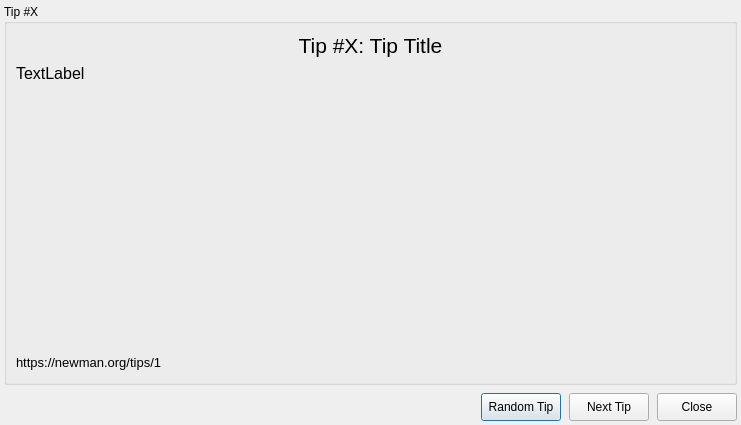
<?xml version="1.0" encoding="UTF-8"?>
<ui version="4.0">
 <class>TipsDialog</class>
 <widget class="QDialog" name="TipsDialog">
  <property name="windowModality">
   <enum>Qt::NonModal</enum>
  </property>
  <property name="geometry">
   <rect>
    <x>0</x>
    <y>0</y>
    <width>751</width>
    <height>442</height>
   </rect>
  </property>
  <property name="sizePolicy">
   <sizepolicy hsizetype="Fixed" vsizetype="Fixed">
    <horstretch>0</horstretch>
    <verstretch>0</verstretch>
   </sizepolicy>
  </property>
  <property name="contextMenuPolicy">
   <enum>Qt::DefaultContextMenu</enum>
  </property>
  <property name="windowTitle">
   <string>NewMan Tips</string>
  </property>
  <layout class="QVBoxLayout" name="verticalLayout_2">
   <property name="spacing">
    <number>8</number>
   </property>
   <property name="sizeConstraint">
    <enum>QLayout::SetFixedSize</enum>
   </property>
   <property name="leftMargin">
    <number>4</number>
   </property>
   <property name="topMargin">
    <number>4</number>
   </property>
   <property name="rightMargin">
    <number>4</number>
   </property>
   <property name="bottomMargin">
    <number>4</number>
   </property>
   <item alignment="Qt::AlignHCenter">
    <widget class="QGroupBox" name="tipsGroupBox">
     <property name="sizePolicy">
      <sizepolicy hsizetype="Fixed" vsizetype="Fixed">
       <horstretch>0</horstretch>
       <verstretch>0</verstretch>
      </sizepolicy>
     </property>
     <property name="minimumSize">
      <size>
       <width>725</width>
       <height>351</height>
      </size>
     </property>
     <property name="font">
      <font>
       <pointsize>9</pointsize>
      </font>
     </property>
     <property name="title">
      <string>Tip #X</string>
     </property>
     <layout class="QVBoxLayout" name="verticalLayout">
      <property name="sizeConstraint">
       <enum>QLayout::SetFixedSize</enum>
      </property>
      <item>
       <layout class="QHBoxLayout" name="horizontalLayout_3">
        <property name="sizeConstraint">
         <enum>QLayout::SetFixedSize</enum>
        </property>
        <item>
         <widget class="QLabel" name="titleLabel">
          <property name="sizePolicy">
           <sizepolicy hsizetype="Minimum" vsizetype="Fixed">
            <horstretch>0</horstretch>
            <verstretch>0</verstretch>
           </sizepolicy>
          </property>
          <property name="font">
           <font>
            <pointsize>16</pointsize>
           </font>
          </property>
          <property name="text">
           <string>Tip #X: Tip Title</string>
          </property>
          <property name="alignment">
           <set>Qt::AlignCenter</set>
          </property>
         </widget>
        </item>
       </layout>
      </item>
      <item>
       <widget class="QLabel" name="tipTextLabel">
        <property name="sizePolicy">
         <sizepolicy hsizetype="Fixed" vsizetype="Fixed">
          <horstretch>0</horstretch>
          <verstretch>0</verstretch>
         </sizepolicy>
        </property>
        <property name="minimumSize">
         <size>
          <width>709</width>
          <height>283</height>
         </size>
        </property>
        <property name="font">
         <font>
          <pointsize>12</pointsize>
         </font>
        </property>
        <property name="text">
         <string>TextLabel</string>
        </property>
        <property name="alignment">
         <set>Qt::AlignLeading|Qt::AlignLeft|Qt::AlignTop</set>
        </property>
        <property name="wordWrap">
         <bool>true</bool>
        </property>
       </widget>
      </item>
      <item>
       <layout class="QHBoxLayout" name="horizontalLayout_2" stretch="0,0">
        <property name="spacing">
         <number>7</number>
        </property>
        <property name="sizeConstraint">
         <enum>QLayout::SetMaximumSize</enum>
        </property>
        <item>
         <widget class="QLabel" name="tipUrlLabel">
          <property name="sizePolicy">
           <sizepolicy hsizetype="Preferred" vsizetype="Maximum">
            <horstretch>0</horstretch>
            <verstretch>0</verstretch>
           </sizepolicy>
          </property>
          <property name="font">
           <font>
            <pointsize>10</pointsize>
           </font>
          </property>
          <property name="text">
           <string>https://newman.org/tips/1</string>
          </property>
          <property name="textFormat">
           <enum>Qt::RichText</enum>
          </property>
          <property name="openExternalLinks">
           <bool>true</bool>
          </property>
          <property name="textInteractionFlags">
           <set>Qt::TextBrowserInteraction</set>
          </property>
         </widget>
        </item>
        <item>
         <spacer name="horizontalSpacer_4">
          <property name="orientation">
           <enum>Qt::Horizontal</enum>
          </property>
          <property name="sizeHint" stdset="0">
           <size>
            <width>338</width>
            <height>20</height>
           </size>
          </property>
         </spacer>
        </item>
       </layout>
      </item>
     </layout>
    </widget>
   </item>
   <item>
    <layout class="QHBoxLayout" name="horizontalLayout">
     <property name="sizeConstraint">
      <enum>QLayout::SetFixedSize</enum>
     </property>
     <item>
      <spacer name="horizontalSpacer">
       <property name="orientation">
        <enum>Qt::Horizontal</enum>
       </property>
       <property name="sizeHint" stdset="0">
        <size>
         <width>308</width>
         <height>20</height>
        </size>
       </property>
      </spacer>
     </item>
     <item>
      <widget class="QPushButton" name="randomButton">
       <property name="sizePolicy">
        <sizepolicy hsizetype="Minimum" vsizetype="Fixed">
         <horstretch>0</horstretch>
         <verstretch>0</verstretch>
        </sizepolicy>
       </property>
       <property name="minimumSize">
        <size>
         <width>0</width>
         <height>28</height>
        </size>
       </property>
       <property name="maximumSize">
        <size>
         <width>16777215</width>
         <height>28</height>
        </size>
       </property>
       <property name="text">
        <string>Random Tip</string>
       </property>
      </widget>
     </item>
     <item>
      <widget class="QPushButton" name="nextButton">
       <property name="minimumSize">
        <size>
         <width>0</width>
         <height>28</height>
        </size>
       </property>
       <property name="maximumSize">
        <size>
         <width>16777215</width>
         <height>28</height>
        </size>
       </property>
       <property name="text">
        <string>Next Tip</string>
       </property>
      </widget>
     </item>
     <item>
      <widget class="QPushButton" name="closeButton">
       <property name="minimumSize">
        <size>
         <width>0</width>
         <height>28</height>
        </size>
       </property>
       <property name="maximumSize">
        <size>
         <width>16777215</width>
         <height>28</height>
        </size>
       </property>
       <property name="text">
        <string>Close</string>
       </property>
      </widget>
     </item>
    </layout>
   </item>
  </layout>
 </widget>
 <resources/>
 <connections/>
</ui>
